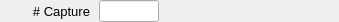
    <widget class="PyDMFrame" name="composite_5">
      <property name="geometry">
        <rect>
          <x>719</x>
          <y>321</y>
          <width>339</width>
          <height>22</height>
        </rect>
      </property>
      <widget class="QLabel" name="text_12">
        <property name="geometry">
          <rect>
            <x>0</x>
            <y>1</y>
            <width>90</width>
            <height>20</height>
          </rect>
        </property>
        <property name="text">
          <string># Capture</string>
        </property>
        <property name="font" stdset="0">
          <font>
            <pointsize>10</pointsize>
          </font>
        </property>
        <property name="brush" stdset="0">
          <brush brushstyle="SolidPattern">
            <color alpha="255">
              <red>0</red>
              <green>0</green>
              <blue>0</blue>
            </color>
          </brush>
        </property>
        <property name="toolTip">
          <string>text_12</string>
        </property>
        <property name="alignment">
          <set>Qt::AlignRight|Qt::AlignTrailing|Qt::AlignVCenter</set>
        </property>
        <property name="styleSheet">
          <string notr="true">QLabel#text_12 {
  color: rgb(0, 0, 0);
  }</string>
        </property>
      </widget>
      <widget class="PyDMLineEdit" name="text_entry_3">
        <property name="geometry">
          <rect>
            <x>99</x>
            <y>0</y>
            <width>60</width>
            <height>22</height>
          </rect>
        </property>
        <property name="channel" stdset="0">
          <string>ca://${prefix}NumCapture</string>
        </property>
        <property name="toolTip">
          <string>${prefix}NumCapture</string>
        </property>
        <property name="font" stdset="0">
          <font>
            <pointsize>10</pointsize>
          </font>
        </property>
        <property name="styleSheet">
          <string notr="true">PyDMLineEdit#text_entry_3 {
  color: rgb(0, 0, 0);
  background-color: rgb(115, 223, 255);
  border: 1px solid black;
  margin: 0px;
  padding: 0px;
  spacing: 0px;
  }</string>
        </property>
      </widget>
      <widget class="PyDMLabel" name="text_update_8">
        <property name="geometry">
          <rect>
            <x>259</x>
            <y>2</y>
            <width>80</width>
            <height>18</height>
          </rect>
        </property>
        <property name="toolTip">
          <string>PV: ${prefix}NumCaptured_RBV</string>
        </property>
        <property name="channel" stdset="0">
          <string>ca://${prefix}NumCaptured_RBV</string>
        </property>
        <property name="font" stdset="0">
          <font>
            <pointsize>10</pointsize>
          </font>
        </property>
        <property name="alignment">
          <set>Qt::AlignLeading|Qt::AlignLeft|Qt::AlignVCenter</set>
        </property>
        <property name="textInteractionFlags">
          <set>Qt::TextSelectableByKeyboard|Qt::TextSelectableByMouse</set>
        </property>
        <property name="styleSheet">
          <string notr="true">PyDMLabel#text_update_8 {
  color: rgb(10, 0, 184);
  background-color: rgb(187, 187, 187);
  }</string>
        </property>
      </widget>
      <widget class="PyDMLabel" name="text_update_9">
        <property name="geometry">
          <rect>
            <x>164</x>
            <y>2</y>
            <width>80</width>
            <height>18</height>
          </rect>
        </property>
        <property name="toolTip">
          <string>PV: ${prefix}NumCapture_RBV</string>
        </property>
        <property name="channel" stdset="0">
          <string>ca://${prefix}NumCapture_RBV</string>
        </property>
        <property name="font" stdset="0">
          <font>
            <pointsize>10</pointsize>
          </font>
        </property>
        <property name="alignment">
          <set>Qt::AlignLeading|Qt::AlignLeft|Qt::AlignVCenter</set>
        </property>
        <property name="textInteractionFlags">
          <set>Qt::TextSelectableByKeyboard|Qt::TextSelectableByMouse</set>
        </property>
        <property name="styleSheet">
          <string notr="true">PyDMLabel#text_update_9 {
  color: rgb(10, 0, 184);
  background-color: rgb(187, 187, 187);
  }</string>
        </property>
      </widget>
    </widget>
